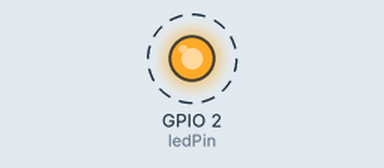
Recording of a sketch running on a simulated ESP8266 (NodeMCU). Parts: output pins drawn as LEDs (lit = HIGH). Dashed ring = blinking. What the sketch prints to the serial monitor is not drawn.

Above: at 1.5 s.
Timing chart, 0 to 5.6 s (numbered marks = the images above):
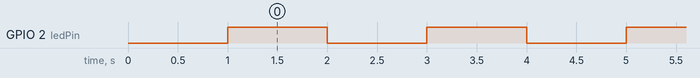

Measured:
- by itself, GPIO 2 (ledPin): alternates HIGH for 1.0 s and LOW for 1.0 s

The sketch:

NodeMcu_LED_BUILTIN.ino
```cpp
#include <ESP8266WiFi.h>

#define ledPin LED_BUILTIN //D0 or 16 or LED_BUILTIN

void setup()
{
  pinMode(ledPin,OUTPUT);
  Serial.begin(115200);
  delay(1000);
}


void loop()
{
   Serial.println("led on");
  digitalWrite(ledPin,HIGH);
  delay(1000);

  Serial.println("led OFF");
  digitalWrite(ledPin,LOW);
  delay(1000);
}
```
